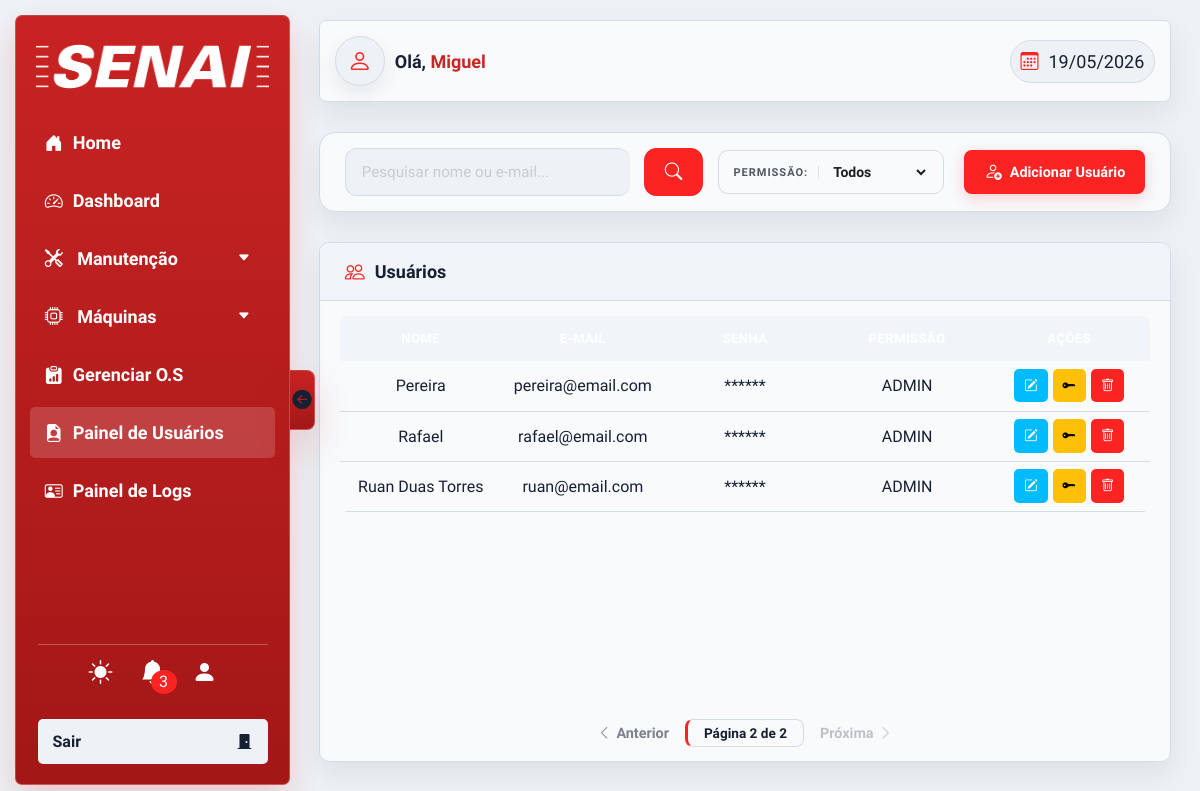
/php/views/usuarios.php?&page=2 (signed in), run on the app's committed database.
### tables this page shows
CREATE TABLE `usuarios` (
  `id` int(11) NOT NULL,
  `nome` varchar(200) NOT NULL,
  `email` varchar(200) NOT NULL,
  `senha` varchar(245) NOT NULL,
  `senha_padrao` int(11) NOT NULL DEFAULT 1,
  `permissao` enum('ADMIN','GESTOR','NORMAL') NOT NULL DEFAULT 'NORMAL',
  `foto` varchar(255) DEFAULT NULL
);

### php/views/usuarios.php (the view, shortened to what this page needs)
<?php
require __DIR__ . '/../configs/conexao.php';
$busca_atual = isset($_GET['search']) ? trim($_GET['search']) : '';
$filtro_permissao = isset($_GET['filtro-permissao']) ? trim($_GET['filtro-permissao']) : '';
$pagina_atual = isset($_GET['page']) ? (int) $_GET['page'] : 1;
$limite = 8;
$permissoes_lista = [];
$r = $conn->query("SELECT DISTINCT permissao FROM usuarios WHERE permissao IS NOT NULL AND permissao != '' ORDER BY permissao ASC");
if ($r) { while ($row = $r->fetch_assoc()) $permissoes_lista[] = $row['permissao']; }
$where = "";
$sql_count = "SELECT COUNT(*) as total FROM usuarios" . $where;
$res_count = $conn->query($sql_count);
$total_registros = $res_count->fetch_assoc()['total'];
$total_paginas = ceil($total_registros / $limite);
$offset = ($pagina_atual - 1) * $limite;
$sql = "SELECT * FROM usuarios" . $where . " ORDER BY nome ASC LIMIT $limite OFFSET $offset";
$resultado = $conn->query($sql);
?>
<!DOCTYPE html>
<html lang="pt-br" data-tema="">
<head>
    <link rel="stylesheet" href="../../css/style.css">
    <link rel="stylesheet" href="../../css/nav.css">
    <link rel="stylesheet" href="../../css/header.css">
    <link rel="stylesheet" href="../../css/modal.css">
    <link rel="stylesheet" href="../../css/global.css">
    <link rel="stylesheet" href="https://cdn.jsdelivr.net/npm/bootstrap-icons@1.13.1/font/bootstrap-icons.min.css">
</head>
<body>
    <?php require __DIR__ . '/../components/nav.php'; ?>
    <section class="sec-main">
        <?php require __DIR__ . '/../components/header.php'; ?>
        <div class="page-actions-bar">
            <form action="" method="GET" class="page-search-form">
                <div class="page-search-box <?php echo $busca_atual ? 'has-content' : ''; ?>">
                    <input type="text" name="search" id="pesquisa" value="<?php echo htmlspecialchars($busca_atual); ?>"
                        placeholder="Pesquisar nome ou e-mail...">
                </div>
                <button type="submit" class="btn-search">
                    <i class="bi bi-search"></i>
                </button>
                <?php if (!empty($permissoes_lista)): ?>
                <div class="page-filter-box">
                    <label>Permissão:</label>
                    <select name="filtro-permissao" onchange="this.form.submit()">
                        <option value="">Todos</option>
                    </select>
                </div>
                <?php endif; ?>
            </form>
            <button class="btn-page-action" onclick="showModal('adicaoUser')">
                <i class="bi bi-person-add"></i> Adicionar Usuário
            </button>
        </div>
        <div class="tabela-bg2">
            <div class="tabela-titulo">
                <i class="bi bi-people"></i>
                <h2>Usuários</h2>
            </div>
            <div class="tabela-wrapper">
                <table class="tabela-main">
                    <thead>
                        <th>Nome</th>
                        <th>E-mail</th>
                        <th>Senha</th>
                        <th>Permissão</th>
                        <th>Ações</th>
                    <tbody id="tabela-usuarios">
                        <?php
                        if ($resultado && $resultado->num_rows > 0) {
                            while ($linha = $resultado->fetch_assoc()) {
                                echo "<tr>";
                                echo "<td>" . htmlspecialchars($linha["nome"]) . "</td>";
                                echo "<td>" . htmlspecialchars($linha["email"]) . "</td>";
                                echo "<td>******</td>";
                                echo "<td> <div class='div-permissao'>" . htmlspecialchars($linha["permissao"]) . "</div></td>";
                                echo "<td>
                                        <div style='display: flex; gap: 5px; justify-content: center;'>
                                            <button class='btnAcao editar' type='button' title='Editar Usuário' onclick=\"showModal('edicaoUser', " . $linha['id'] . ")\"><i class='bi bi-pencil-square'></i></button>
                                            <button class='btnAcao deletar' type='button' style='background-color: #ffc107; color: #000;' title='Resetar Senha' onclick=\"showModal('resetPass', " . $linha['id'] . ")\"><i class='bi bi-key-fill'></i></button>
                                            <button class='btnAcao deletar' type='button' title='Excluir Usuário' onclick=\"showModal('dell', " . $linha['id'] . ",'usuario')\"><i class='bi bi-trash'></i></button>
                                        </div>
                                      </td>";
                                echo "</tr>";
                            }
                        } else {
                            echo "<tr><td colspan='5' style='text-align:center; padding: 30px; color: #888;'>Nenhum usuário encontrado para esta pesquisa.</td></tr>";
                        }
                        ?>
                    </tbody>
                </table>
            </div>
            <div class="page-pagination">
                <?php
                    $pag_params = http_build_query(array_filter([
                        'search' => $busca_atual,
                        'filtro-permissao' => $filtro_permissao,
                    ], fn($v) => $v !== ''));
                ?>
                <?php if ($pagina_atual > 1): ?>
                    <a href="?<?= $pag_params ?>&page=<?= $pagina_atual - 1 ?>" class="pag-btn"><i class="bi bi-chevron-left"></i> Anterior</a>
                <?php else: ?>
                    <span class="pag-btn disabled"><i class="bi bi-chevron-left"></i> Anterior</span>
                <?php endif; ?>
                <span class="pag-current">Página <?php echo $pagina_atual; ?> de <?php echo $total_paginas; ?></span>
                <?php if ($pagina_atual < $total_paginas): ?>
                    <a href="?<?= $pag_params ?>&page=<?= $pagina_atual + 1 ?>" class="pag-btn">Próxima <i class="bi bi-chevron-right"></i></a>
                <?php else: ?>
                    <span class="pag-btn disabled">Próxima <i class="bi bi-chevron-right"></i></span>
                <?php endif; ?>
            </div>
        </div>
    </section>
</body>
</html>

### css/modal.css (style rules this page uses)
.modal-notificacao .notificacao h6, h5, h4, h3, h2, h1 { color: var(--corDestaque); }

### css/global.css (style rules this page uses)
* { padding: 0; margin: 0; box-sizing: border-box; font-family: "TASA Orbiter", sans-serif; outline: none; }
body { width: 100%; height: 100vh; min-height: 100vh; background: var(--corFundo); animation: animacaoCoringa 0.4s forwards ease-in-out; overflow-x: hidden; }
.sec-main { transition: padding-left 0.3s ease; padding-left: 310px; padding-right: 20px; padding-top: 20px; padding-bottom: 40px; width: 100%; min-height: 100vh; display: flex; flex-direction: column; align-items: center; gap: 30px; }
:root { --text-4xl: 48px; --text-2xl: 24px; --text-xl: 20px; --text-lg: 18px; --text-base: 16px; --text-sm: 14px; --corBase: #fc2323; --corDestaque: #ca2525; --corEscura: #646464; --corBranca: #FFFFFF; --confirmar: oklch(76.5% 0.177 163.223); --confirmarHover: oklch(69.6% 0.17 162.48); --editar: oklch(74.6% 0.16 232.661); --editarHover: oklch(58.8% 0.158 241.966); --ferramentas: oklch(62.476% 0.25289 28.919); --ferramentasHover: oklch(59.123% 0.23572 27.395); --clipes: oklch(75% 0.183 55.934); --clipesHover: oklch(76.9% 0.188 70.08); --hoverTr: #cecccc34; --cinzafundo: #a1a1a1b6; --txtClaro: #FFF; --txtEscuro: #000000; --corLogin: rgb(219, 219, 219); --status-ok: rgb(38, 240, 65); --status-warning: rgb(233, 206, 54); --status-danger: red; --status-pereira: rgb(79, 79, 207); }
html[data-tema='claro'] { --corFundo: #eef2f6; --corFundo2: #f8fafc; --sombra: 0 12px 30px rgba(15, 23, 42, .08); --sombra2: 0 8px 20px rgba(15, 23, 42, .08); --corTxt2: #111827; --corTxt: #FFFFFF; --corTxt3: #172033; --corBordas: #d3dce7; --corBarra: #b91c1c; --hoverTr: rgba(185, 28, 28, .08); --cinzafundo: #e7edf4; }
html[data-tema='claro'] body { background: var(--corFundo); color: var(--corTxt3); }
html[data-tema='claro'] .div-header, html[data-tema='claro'] .tabela-bg, html[data-tema='claro'] .tabela-bg2, html[data-tema='claro'] .doc-card, html[data-tema='claro'] .doc-hero, html[data-tema='claro'] .welcome-box, html[data-tema='claro'] .modal-box, html[data-tema='claro'] .card-box-filho { border-color: var(--corBordas); box-shadow: var(--sombra); }
html[data-tema='claro'] table thead, html[data-tema='claro'] .tabela-titulo { background: #f1f5f9; }

### data on the page
usuarios: nome "Pereira", email "pereira@email.com", permissao "ADMIN"
usuarios: nome "Rafael", email "rafael@email.com", permissao "ADMIN"
usuarios: nome "Ruan Duas Torres", email "ruan@email.com", permissao "ADMIN"

### other printed values
$totalNoti "3"
$nome_usuario "Miguel"
$pagina_atual "2"
$total_paginas "2"
